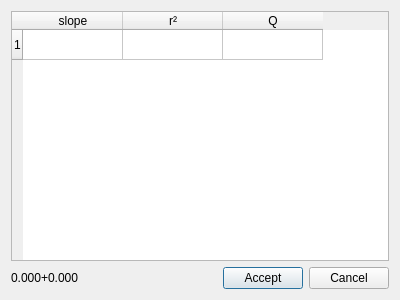
<?xml version="1.0" encoding="UTF-8"?>
<ui version="4.0">
 <class>PointDialog</class>
 <widget class="QDialog" name="PointDialog">
  <property name="geometry">
   <rect>
    <x>0</x>
    <y>0</y>
    <width>400</width>
    <height>300</height>
   </rect>
  </property>
  <property name="windowTitle">
   <string>Dialog</string>
  </property>
  <layout class="QVBoxLayout" name="verticalLayout">
   <item>
    <widget class="QTableWidget" name="table">
     <row>
      <property name="text">
       <string>1</string>
      </property>
     </row>
     <column>
      <property name="text">
       <string>slope</string>
      </property>
     </column>
     <column>
      <property name="text">
       <string>r²</string>
      </property>
     </column>
     <column>
      <property name="text">
       <string>Q</string>
      </property>
     </column>
    </widget>
   </item>
   <item>
    <layout class="QHBoxLayout" name="horizontalLayout">
     <item>
      <widget class="QLabel" name="lbl_mean">
       <property name="text">
        <string>0.000+0.000</string>
       </property>
      </widget>
     </item>
     <item>
      <spacer name="horizontalSpacer">
       <property name="orientation">
        <enum>Qt::Horizontal</enum>
       </property>
       <property name="sizeHint" stdset="0">
        <size>
         <width>40</width>
         <height>20</height>
        </size>
       </property>
      </spacer>
     </item>
     <item>
      <widget class="QPushButton" name="pb_accept">
       <property name="text">
        <string>Accept</string>
       </property>
      </widget>
     </item>
     <item>
      <widget class="QPushButton" name="pb_cancel">
       <property name="text">
        <string>Cancel</string>
       </property>
      </widget>
     </item>
    </layout>
   </item>
  </layout>
 </widget>
 <resources/>
 <connections/>
</ui>
